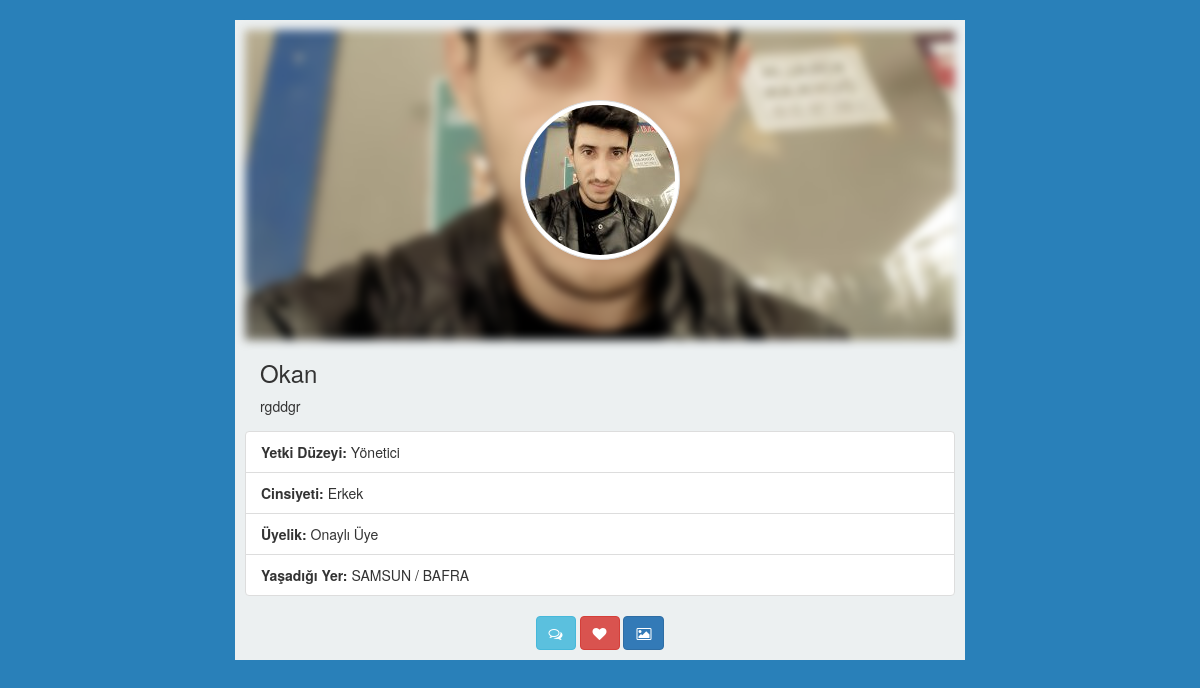
The app's page /sohbet/hesap.php?kadi=okan with its own data.
### tables this page shows
CREATE TABLE `uye` (
  `id` int(11) NOT NULL,
  `uyeAdi` varchar(225) NOT NULL,
  `seoadi` varchar(250) NOT NULL,
  `sifre` varchar(225) NOT NULL,
  `rutbe` int(11) NOT NULL,
  `onay` int(11) NOT NULL,
  `krengi` varchar(7) NOT NULL,
  `yrengi` varchar(7) NOT NULL,
  `cinsiyet` int(11) NOT NULL,
  `hakkinda` varchar(250) NOT NULL,
  `profil_resmi` varchar(150) DEFAULT NULL,
  `il` varchar(100) NOT NULL,
  `ilce` varchar(100) NOT NULL,
  `sure` int(11) NOT NULL
);

### sohbet/fonksiyon.php (called while the page is built, shortened)
<?php
function seo($str, $options = array())
{
    $str = mb_convert_encoding((string)$str, 'UTF-8', mb_list_encodings());
    $defaults = array(
        'delimiter' => '-',
        'limit' => null,
        'lowercase' => true,
        'replacements' => array(),
        'transliterate' => true
    );
    $options = array_merge($defaults, $options);
    $str = preg_replace(array_keys($options['replacements']), $options['replacements'], $str);
    if ($options['transliterate']) {
        $str = str_replace(array_keys($char_map), $char_map, $str);
    }
    $str = preg_replace('/[^\p{L}\p{Nd}]+/u', $options['delimiter'], $str);
    $str = preg_replace('/(' . preg_quote($options['delimiter'], '/') . '){2,}/', '$1', $str);
    $str = mb_substr($str, 0, ($options['limit'] ? $options['limit'] : mb_strlen($str, 'UTF-8')), 'UTF-8');
    $str = trim($str, $options['delimiter']);
    return $options['lowercase'] ? mb_strtolower($str, 'UTF-8') : $str;
}

### sohbet/class/BasicDB.php (called while the page is built, shortened)
<?php
class BasicDB extends \PDO
{
    private $sql;
    private $where;
    public function from($tableName)
    {
        $this->sql = 'SELECT * FROM `' . $tableName . '`';
        return $this;
    }
    public function where($column, $value = '', $mark = '=', $logical = '&&')
    {
        $this->where[] = [
            $column,
            $value,
            $mark,
            $logical
        ];
        return $this;
    }
    public function first()
    {
        $query = $this->generateQuery();
        return $query->fetch(parent::FETCH_ASSOC);
    }
    public function generateQuery()
    {
        $query = $this->query($this->sql);
        return $query;
    }
    private function get_where()
    {
        if (is_array($this->where) && count($this->where) > 0) {
            $this->sql .= ' WHERE ';
            $where = [];
            foreach ($this->where as $key => $arg) {
                if ($arg[2] == 'LIKE' || $arg[2] == 'NOT LIKE') {
                    $where[] = $arg[3] . ' ' . $arg[0] . ' ' . $arg[2] . ' "%' . $arg[1] . '%" ';
                } elseif ($arg[2] == 'BETWEEN' || $arg[2] == 'NOT BETWEEN') {
                    $where[] = $arg[3] . ' ' . ($arg[0] . ' ' . $arg[2] . ' ' . $arg[1][0] . ' AND ' . $arg[1][1]);
                } elseif ($arg[2] == 'FIND_IN_SET') {
                    $where[] = $arg[3] . ' FIND_IN_SET("' . (is_array($arg[1]) ? implode(',', $arg[1]) : $arg[1]) . '", ' . $arg[0] . ')';
                } elseif ($arg[2] == 'IN' || $arg[2] == 'NOT IN') {
                    $where[] = $arg[3] . ' ' . $arg[0] . ' ' . $arg[2] . '(' . (is_array($arg[1]) ? implode(',', $arg[1]) : $arg[1]) . ')';
                } else {
                    $where[] = $arg[3] . ' ' . $arg[0] . ' ' . $arg[2] . ' "' . $arg[1] . '"';
                }
            }
            $this->sql .= ltrim(implode(' ', $where), '&&');
            $this->where = null;
        }
    }
}

### sohbet/hesap.php (the view, shortened to what this page needs)
<?php
include "class/BasicDB.php";
include "baglan.php";
include "fonksiyon.php";
if (seo($_GET["kadi"])) {
$bul = $db->from('uye')
->where('seoadi', seo($_GET["kadi"]))
->first();
?>
<!DOCTYPE html>
<html lang="tr">
	<head>
		<link rel="stylesheet" href="//maxcdn.bootstrapcdn.com/bootstrap/3.3.7/css/bootstrap.min.css">
    	<link rel="stylesheet" href="sweetalert/sweetalert.css">
	</head>
	<body>
	<div class="container">
	<?php
	if ($bul['seoadi'] !== seo($_GET["kadi"])) {
		echo '<div class="alert alert-success">
  <strong>Üzgünüm!</strong> '.seo($_GET["kadi"]).' adında bir kullanıcımız yok. '.seo($_GET["kadi"]).' ismiyle kayıt olmak <a href="uye-ol.php">ister misiniz?</a>
</div>';
	}else {	?>
		<div class="col-lg-8 col-lg-offset-2">
			<div style="padding:10px; background-color: #ecf0f1">
			  <img style="display: block; position: absolute; top: 25%; left: 50%; margin-right: -50%; transform: translate(-50%, -50%)" class="img-responsive img-circle img-thumbnail" src="<?=$bul['profil_resmi'] == NULL ? 'http://via.placeholder.com/100x100' : 'profil/'.$bul['profil_resmi'] ?>">
			  <div class="card-block" style="margin:15px;">
			    <h3 class="card-title" style="text-transform:capitalize;"><?=$bul['uyeAdi']?></h3>
			    <p class="card-text"> <?=$bul['hakkinda'] == NULL ? 'Hakkınızda bişeyler <a href="profil.php">yazabilirsiniz.</a>' : $bul['hakkinda'] ?></p>
			  </div>
			  <ul class="list-group list-group-flush">
			    <li class="list-group-item"><strong>Yetki Düzeyi:</strong> <?=$bul['rutbe'] == 1 ? 'Yönetici' : 'Üye' ?></li>
			    <li class="list-group-item"><strong>Cinsiyeti:</strong> <?=$bul['cinsiyet'] == 1 ? 'Erkek' : 'Bayan' ?></li>
			    <li class="list-group-item"><strong>Üyelik:</strong> <?=$bul['onay'] == 1 ? 'Onaylı Üye' : 'Onaylanmamış Üye' ?></li>
			    <li class="list-group-item"><strong>Yaşadığı Yer:</strong> <?=$bul['il'] .' / '. $bul['ilce']?></li>
			  </ul>
			  <div class="card-block text-center">
			  	<a href="index.php" class="btn btn-info"><i class="fa fa-comments-o"></i></a>
			    <a href="#" class="btn btn-danger"><i class="fa fa-heart" aria-hidden="true"></i></a>
			    <a href="#" class="btn btn-primary"><i class="fa fa-picture-o" aria-hidden="true"></i></a>
			  </div>
			</div>
		</div>
	<?php } ?>
	</div>
	</body>
</html>
<?php
}else{
	header('Location:index.php');
}
?>

### sohbet/hesap.php (style rules this page uses)
body { background-color: #2980b9; margin-top:20px; }

### records on screen
uye: profil_resmi (picture), uyeAdi "Okan", hakkinda "rgddgr", il "SAMSUN", ilce "BAFRA"
